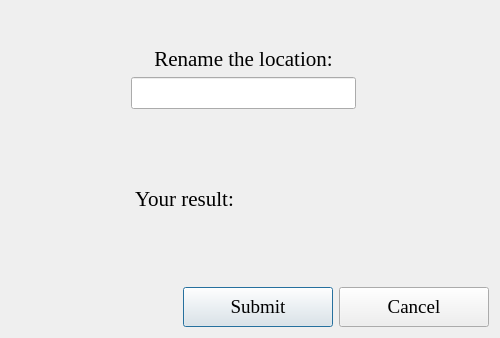
<?xml version="1.0" encoding="UTF-8"?>
<ui version="4.0">
 <class>AlterLocation</class>
 <widget class="QDialog" name="AlterLocation">
  <property name="geometry">
   <rect>
    <x>0</x>
    <y>0</y>
    <width>500</width>
    <height>338</height>
   </rect>
  </property>
  <property name="windowTitle">
   <string>Dialog</string>
  </property>
  <layout class="QVBoxLayout" name="verticalLayout_4">
   <item>
    <layout class="QHBoxLayout" name="horizontalLayout_2">
     <item>
      <layout class="QVBoxLayout" name="verticalLayout_2">
       <item>
        <spacer name="verticalSpacer_2">
         <property name="orientation">
          <enum>Qt::Vertical</enum>
         </property>
         <property name="sizeHint" stdset="0">
          <size>
           <width>20</width>
           <height>40</height>
          </size>
         </property>
        </spacer>
       </item>
       <item>
        <layout class="QVBoxLayout" name="verticalLayout">
         <item>
          <widget class="QLabel" name="location">
           <property name="font">
            <font>
             <family>Times New Roman</family>
             <pointsize>16</pointsize>
            </font>
           </property>
           <property name="text">
            <string>Rename the location:</string>
           </property>
           <property name="alignment">
            <set>Qt::AlignCenter</set>
           </property>
          </widget>
         </item>
         <item>
          <layout class="QHBoxLayout" name="horizontalLayout">
           <item>
            <spacer name="horizontalSpacer_3">
             <property name="orientation">
              <enum>Qt::Horizontal</enum>
             </property>
             <property name="sizeType">
              <enum>QSizePolicy::Preferred</enum>
             </property>
             <property name="sizeHint" stdset="0">
              <size>
               <width>40</width>
               <height>20</height>
              </size>
             </property>
            </spacer>
           </item>
           <item>
            <widget class="QLineEdit" name="lineEdit">
             <property name="minimumSize">
              <size>
               <width>150</width>
               <height>0</height>
              </size>
             </property>
             <property name="maximumSize">
              <size>
               <width>225</width>
               <height>40</height>
              </size>
             </property>
             <property name="font">
              <font>
               <family>Times New Roman</family>
               <pointsize>16</pointsize>
              </font>
             </property>
             <property name="alignment">
              <set>Qt::AlignCenter</set>
             </property>
            </widget>
           </item>
           <item>
            <spacer name="horizontalSpacer_4">
             <property name="orientation">
              <enum>Qt::Horizontal</enum>
             </property>
             <property name="sizeType">
              <enum>QSizePolicy::Preferred</enum>
             </property>
             <property name="sizeHint" stdset="0">
              <size>
               <width>40</width>
               <height>20</height>
              </size>
             </property>
            </spacer>
           </item>
          </layout>
         </item>
        </layout>
       </item>
       <item>
        <spacer name="verticalSpacer">
         <property name="orientation">
          <enum>Qt::Vertical</enum>
         </property>
         <property name="sizeHint" stdset="0">
          <size>
           <width>20</width>
           <height>40</height>
          </size>
         </property>
        </spacer>
       </item>
      </layout>
     </item>
     <item>
      <widget class="QLabel" name="pencil_img">
       <property name="maximumSize">
        <size>
         <width>125</width>
         <height>125</height>
        </size>
       </property>
       <property name="text">
        <string/>
       </property>
       <property name="pixmap">
        <pixmap resource="resources.qrc">:/img/images/pencil.png</pixmap>
       </property>
       <property name="scaledContents">
        <bool>true</bool>
       </property>
      </widget>
     </item>
    </layout>
   </item>
   <item>
    <layout class="QHBoxLayout" name="horizontalLayout_4">
     <item>
      <layout class="QVBoxLayout" name="verticalLayout_3">
       <item>
        <spacer name="verticalSpacer_3">
         <property name="orientation">
          <enum>Qt::Vertical</enum>
         </property>
         <property name="sizeHint" stdset="0">
          <size>
           <width>20</width>
           <height>40</height>
          </size>
         </property>
        </spacer>
       </item>
       <item>
        <widget class="QLabel" name="result">
         <property name="font">
          <font>
           <family>Times New Roman</family>
           <pointsize>16</pointsize>
          </font>
         </property>
         <property name="text">
          <string>Your result:</string>
         </property>
         <property name="alignment">
          <set>Qt::AlignCenter</set>
         </property>
        </widget>
       </item>
       <item>
        <layout class="QHBoxLayout" name="horizontalLayout_3">
         <item>
          <spacer name="horizontalSpacer">
           <property name="orientation">
            <enum>Qt::Horizontal</enum>
           </property>
           <property name="sizeType">
            <enum>QSizePolicy::Preferred</enum>
           </property>
           <property name="sizeHint" stdset="0">
            <size>
             <width>40</width>
             <height>20</height>
            </size>
           </property>
          </spacer>
         </item>
         <item>
          <widget class="QLabel" name="result_lbl">
           <property name="font">
            <font>
             <family>Times New Roman</family>
             <pointsize>18</pointsize>
            </font>
           </property>
           <property name="text">
            <string/>
           </property>
           <property name="alignment">
            <set>Qt::AlignCenter</set>
           </property>
           <property name="wordWrap">
            <bool>false</bool>
           </property>
          </widget>
         </item>
         <item>
          <spacer name="horizontalSpacer_6">
           <property name="orientation">
            <enum>Qt::Horizontal</enum>
           </property>
           <property name="sizeType">
            <enum>QSizePolicy::Preferred</enum>
           </property>
           <property name="sizeHint" stdset="0">
            <size>
             <width>40</width>
             <height>20</height>
            </size>
           </property>
          </spacer>
         </item>
        </layout>
       </item>
       <item>
        <spacer name="verticalSpacer_4">
         <property name="orientation">
          <enum>Qt::Vertical</enum>
         </property>
         <property name="sizeHint" stdset="0">
          <size>
           <width>20</width>
           <height>40</height>
          </size>
         </property>
        </spacer>
       </item>
      </layout>
     </item>
     <item>
      <widget class="QLabel" name="alter_location_img">
       <property name="maximumSize">
        <size>
         <width>125</width>
         <height>125</height>
        </size>
       </property>
       <property name="text">
        <string/>
       </property>
       <property name="pixmap">
        <pixmap resource="resources.qrc">:/img/images/alter_location.png</pixmap>
       </property>
       <property name="scaledContents">
        <bool>true</bool>
       </property>
      </widget>
     </item>
    </layout>
   </item>
   <item>
    <layout class="QHBoxLayout" name="horizontalLayout_5">
     <item>
      <spacer name="horizontalSpacer_2">
       <property name="orientation">
        <enum>Qt::Horizontal</enum>
       </property>
       <property name="sizeType">
        <enum>QSizePolicy::Expanding</enum>
       </property>
       <property name="sizeHint" stdset="0">
        <size>
         <width>40</width>
         <height>20</height>
        </size>
       </property>
      </spacer>
     </item>
     <item>
      <widget class="QPushButton" name="submitButton">
       <property name="minimumSize">
        <size>
         <width>150</width>
         <height>40</height>
        </size>
       </property>
       <property name="font">
        <font>
         <family>Times New Roman</family>
         <pointsize>14</pointsize>
        </font>
       </property>
       <property name="cursor">
        <cursorShape>PointingHandCursor</cursorShape>
       </property>
       <property name="text">
        <string>Submit</string>
       </property>
       <property name="default">
        <bool>true</bool>
       </property>
      </widget>
     </item>
     <item>
      <widget class="QPushButton" name="cancelButton">
       <property name="minimumSize">
        <size>
         <width>150</width>
         <height>40</height>
        </size>
       </property>
       <property name="font">
        <font>
         <family>Times New Roman</family>
         <pointsize>14</pointsize>
        </font>
       </property>
       <property name="cursor">
        <cursorShape>PointingHandCursor</cursorShape>
       </property>
       <property name="text">
        <string>Cancel</string>
       </property>
       <property name="autoDefault">
        <bool>false</bool>
       </property>
      </widget>
     </item>
    </layout>
   </item>
  </layout>
 </widget>
 <resources>
  <include location="resources.qrc"/>
 </resources>
 <connections/>
</ui>
